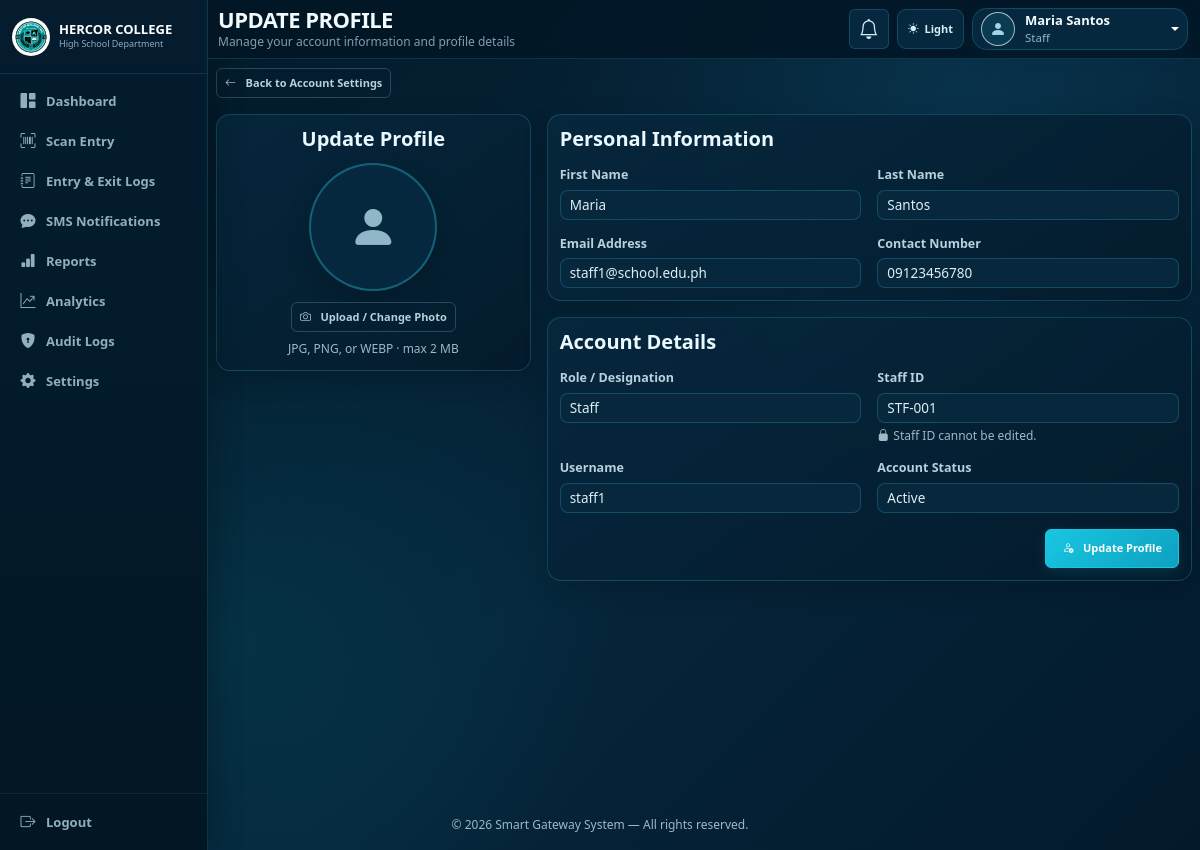
The app's page /admin/profile.php (signed in) with its own data.
### tables this page shows
CREATE TABLE users (
    id INT AUTO_INCREMENT PRIMARY KEY,
    username VARCHAR(50) NOT NULL UNIQUE,
    password VARCHAR(255) NOT NULL,           
    fullname VARCHAR(100) NOT NULL,
    first_name VARCHAR(50) DEFAULT NULL,
    last_name VARCHAR(50) DEFAULT NULL,
    staff_id VARCHAR(50) DEFAULT NULL UNIQUE,
    profile_picture VARCHAR(255) DEFAULT NULL,
    email VARCHAR(100) DEFAULT NULL,
    contact_number VARCHAR(20) DEFAULT NULL,
    role ENUM('Administrator','Staff') NOT NULL DEFAULT 'Staff',
    status ENUM('Active','Inactive') NOT NULL DEFAULT 'Active',
    remember_token VARCHAR(255) DEFAULT NULL,
    failed_attempts INT NOT NULL DEFAULT 0,
    locked_until DATETIME DEFAULT NULL,
    last_login_at DATETIME DEFAULT NULL,
    last_login_ip VARCHAR(45) DEFAULT NULL,
    created_at TIMESTAMP DEFAULT CURRENT_TIMESTAMP,
    updated_at TIMESTAMP DEFAULT CURRENT_TIMESTAMP ON UPDATE CURRENT_TIMESTAMP
);

### database/config.php (called while the page is built, shortened)
<?php
function e($value) {
    return htmlspecialchars((string) $value, ENT_QUOTES, 'UTF-8');
}

### admin/profile.php (the view, shortened to what this page needs)
<?php
require_once __DIR__ . '/../database/config.php';
$stmt = $pdo->prepare("SELECT * FROM users WHERE id = ? LIMIT 1");
$stmt->execute([$_SESSION['user_id']]);
$user = $stmt->fetch();
$firstName = $user['first_name'] ?? '';
$lastName = $user['last_name'] ?? '';
$photoUrl = !empty($user['profile_picture']) ? APP_URL . '/uploads/' . ltrim($user['profile_picture'], '/') : '';
require_once __DIR__ . '/../includes/header.php';
?>
<?php require_once __DIR__ . '/../includes/sidebar.php'; ?>
<div class="sg-content">
    <?php require_once __DIR__ . '/../includes/navbar.php'; ?>
    <main class="sg-main sg-profile-page">
        <div class="mb-3">
            <a href="<?= APP_URL ?>/admin/<?= (($_SESSION['role'] ?? '') === 'Administrator' ? 'settings.php' : 'staff_settings.php') ?>" class="btn btn-outline-secondary btn-sm"><i class="bi bi-arrow-left me-1"></i>Back to Account Settings</a>
        </div>
        <form method="POST" enctype="multipart/form-data" autocomplete="off">
            <div class="row g-3">
                <div class="col-lg-4">
                    <div class="sg-card text-center sg-profile-summary-card">
                        <h5 class="fw-bold mb-3">Update Profile</h5>
                        <div class="sg-profile-photo-wrap mx-auto mb-3">
                            <?php if ($photoUrl): ?><img src="<?= e($photoUrl) ?>" alt="Profile picture" id="profilePreview"><?php else: ?><div class="sg-profile-photo-placeholder" id="profilePreview"><i class="bi bi-person-fill"></i></div><?php endif; ?>
                        </div>
                        <label class="btn btn-outline-secondary btn-sm" for="profilePicture"><i class="bi bi-camera me-1"></i>Upload / Change Photo</label>
                        <p class="small text-muted mt-2 mb-0">JPG, PNG, or WEBP · max 2 MB</p>
                    </div>
                </div>
                <div class="col-lg-8">
                    <div class="sg-card sg-profile-information-card">
                        <h5 class="fw-bold mb-3">Personal Information</h5>
                        <div class="row g-3">
                            <div class="col-md-6"><label class="form-label">First Name</label><input type="text" name="first_name" class="form-control" value="<?= e($firstName) ?>" required></div>
                            <div class="col-md-6"><label class="form-label">Last Name</label><input type="text" name="last_name" class="form-control" value="<?= e($lastName) ?>" required></div>
                            <div class="col-md-6"><label class="form-label">Email Address</label><input type="email" name="email" class="form-control" value="<?= e($user['email'] ?? '') ?>"></div>
                            <div class="col-md-6"><label class="form-label">Contact Number</label><input type="text" name="contact_number" class="form-control" value="<?= e($user['contact_number'] ?? '') ?>"></div>
                        </div>
                    </div>
                    <div class="sg-card mt-3 sg-account-details-card">
                        <h5 class="fw-bold mb-3">Account Details</h5>
                        <div class="row g-3">
                            <div class="col-md-6"><label class="form-label">Role / Designation</label><input type="text" class="form-control" value="<?= e($user['role']) ?>" readonly></div>
                            <div class="col-md-6"><label class="form-label">Staff ID</label><input type="text" class="form-control" value="<?= e($user['staff_id'] ?? '') ?>" readonly aria-readonly="true"><small class="text-muted d-block mt-1"><i class="bi bi-lock-fill me-1"></i>Staff ID cannot be edited.</small></div>
                            <div class="col-md-6"><label class="form-label">Username</label><input type="text" class="form-control" value="<?= e($user['username']) ?>" readonly></div>
                            <div class="col-md-6"><label class="form-label">Account Status</label><input type="text" class="form-control" value="<?= e($user['status']) ?>" readonly></div>
                        </div>
                        <div class="text-end mt-4"><button type="submit" class="btn btn-sg-primary"><i class="bi bi-person-check me-1"></i>Update Profile</button></div>
                    </div>
                </div>
            </div>
        </form>
    </main>
</div>
<?php require_once __DIR__ . '/../includes/footer.php'; ?>

### assets/css/polish.css (style rules this page uses)
html[data-theme="dark"], html:not([data-theme]) { color-scheme: dark; --sgp-text:#edf9ff; --sgp-text-2:#cfe2ec; --sgp-muted:#9db8c8; --sgp-border:rgba(94,190,211,.24); --sgp-surface-2:rgba(255,255,255,.045); --sgp-accent:#21d6ef; --sgp-focus:#5ee6f7; --sgp-th-bg:rgba(25,201,232,.08); --sgp-row-hover:rgba(25,201,232,.07); --sgp-input-bg:rgba(3,24,39,.72); }
body { font-size:14px; line-height:1.5; }
.form-label { font-size:12.5px; font-weight:600; margin-bottom:.3rem !important; }
.form-text, small, .small { font-size:12px; }
.form-control, .form-select { font-size:13.5px !important; min-height:38px; border-radius:8px !important; }
.btn { font-size:13px; font-weight:600; border-radius:8px; min-height:36px; display:inline-flex; align-items:center; justify-content:center; gap:.35rem; }
.btn-sm { font-size:12.5px; min-height:30px; }
.form-control[readonly] { opacity:1; }
.text-muted, .form-text, .sg-stat-sub, .sg-report-note, .sg-report-meta, .sg-report-footer { color:var(--sgp-muted) !important; }
html[data-theme="light"] .form-control::placeholder, html[data-theme="dark"] .form-control::placeholder { opacity:1; }
html[data-theme="dark"] .form-control::placeholder { color:#7f9db0 !important; }
.sg-dashboard-card, .sg-card { border-radius:12px; }
.sg-card .mb-3, .sg-card .mb-4 { margin-bottom:.7rem !important; }
html, body { max-width:100%; overflow-x:hidden; }
.sg-content, .sg-main, .sg-dashboard-content, .sg-dashboard-main { min-width:0; width:100%; }
.sg-main > .row, .sg-main > .d-flex, .sg-main > .sg-card, .sg-main .row > [class*="col-"] { min-width:0; }
.sg-card { max-width:100%; overflow:hidden; }
.sg-main .form-control, .sg-main .form-select { max-width:100%; }
.sg-main .btn { max-width:100%; }
.sg-content, .sg-dashboard-content { margin-left:208px !important; width:calc(100% - 208px) !important; max-width:calc(100% - 208px) !important; min-width:0 !important; overflow-x:clip; }
.sg-main, .sg-dashboard-main { width:100% !important; max-width:100% !important; min-width:0 !important; overflow-x:clip; }
.sg-main .row > [class*="col-"] { min-width:0 !important; }

### records on screen
users: first_name "Maria", last_name "Santos", email "staff1@school.edu.ph", contact_number "09123456780", role "Staff", staff "STF-001", username "staff1", status "Active"

### other values on screen
$pageHeading "UPDATE PROFILE"
$pageSubheading "Manage your account information and profile details"
$userFullname "Maria Santos"
$userRole "Staff"
